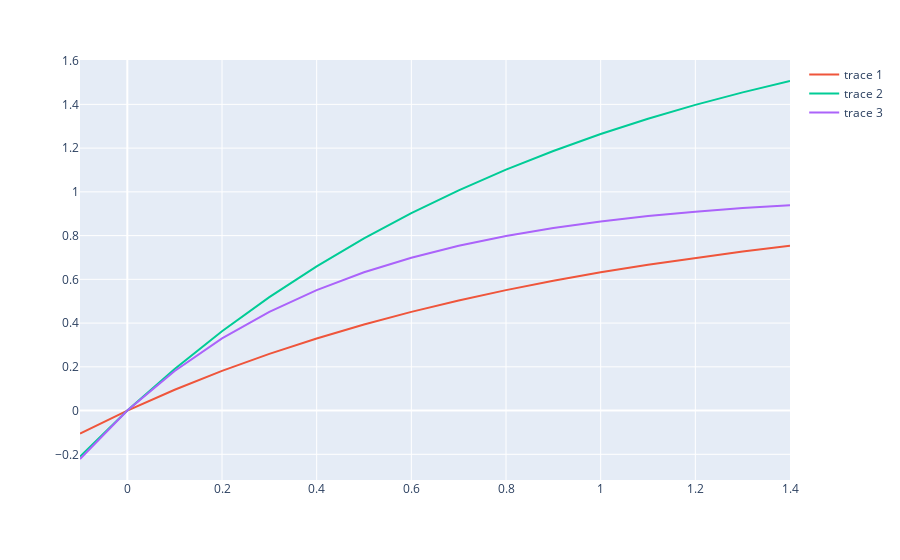

Write notebook code for a chart like this one.
### Code cell
ttpm1= 1, 1
ttpm2= 2, 1
ttpm4= 1, 2

xrange = np.arange(-0.1, 1.5, 0.1)
newfig = px.line()
for testparams in (ttpm1, ttpm2, ttpm4):
    newfig.add_scatter(x=xrange, y=neg_growth(xrange, *testparams), mode="lines", opacity=1)
#    newfig.add_scatter(x=xrange, y=neg_growth_derivative(xrange, *testparams), opacity=0.5)

newfig.show()

### Figure 1 — Plotly figure (JSON) as saved in the notebook; plotly's stock layout.template omitted (floating-point values rounded to 4 significant figures)
{"data": [{"hovertemplate": "<extra></extra>", "legendgroup": "", "line": {"color": "#636efa", "dash": "solid"}, "marker": {"symbol": "circle"}, "mode": "lines", "name": "", "orientation": "v", "showlegend": false, "xaxis": "x", "yaxis": "y", "type": "scatter"}, {"mode": "lines", "opacity": 1, "x": [-0.1, 0.0, 0.1, 0.2, 0.3, 0.4, 0.5, 0.6, 0.7, 0.8, 0.9, 1.0, 1.1, 1.2, 1.3, 1.4], "y": [-0.1052, 0.0, 0.09516, 0.1813, 0.2592, 0.3297, 0.3935, 0.4512, 0.5034, 0.5507, 0.5934, 0.6321, 0.6671, 0.6988, 0.7275, 0.7534], "type": "scatter"}, {"mode": "lines", "opacity": 1, "x": [-0.1, 0.0, 0.1, 0.2, 0.3, 0.4, 0.5, 0.6, 0.7, 0.8, 0.9, 1.0, 1.1, 1.2, 1.3, 1.4], "y": [-0.2103, 0.0, 0.1903, 0.3625, 0.5184, 0.6594, 0.7869, 0.9024, 1.007, 1.101, 1.187, 1.264, 1.334, 1.398, 1.455, 1.507], "type": "scatter"}, {"mode": "lines", "opacity": 1, "x": [-0.1, 0.0, 0.1, 0.2, 0.3, 0.4, 0.5, 0.6, 0.7, 0.8, 0.9, 1.0, 1.1, 1.2, 1.3, 1.4], "y": [-0.2214, 0.0, 0.1813, 0.3297, 0.4512, 0.5507, 0.6321, 0.6988, 0.7534, 0.7981, 0.8347, 0.8647, 0.8892, 0.9093, 0.9257, 0.9392], "type": "scatter"}], "layout": {"xaxis": {"anchor": "y", "domain": [0.0, 1.0]}, "yaxis": {"anchor": "x", "domain": [0.0, 1.0]}, "legend": {"tracegroupgap": 0}, "margin": {"t": 60}}}
